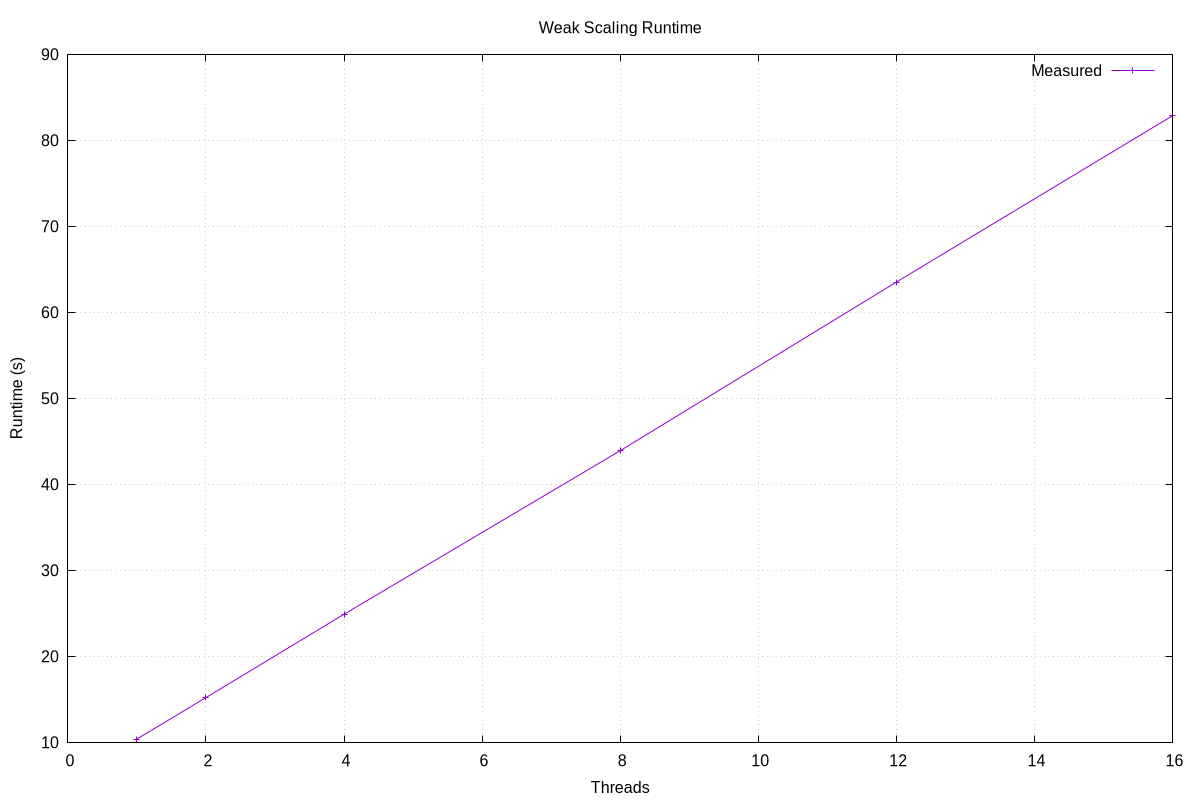

This figure's gnuplot source:
set terminal pngcairo size 1200,800
set output "weak_scaling.png"

set xlabel "Threads"
set ylabel "Runtime (s)"
set title "Weak Scaling Runtime"
set grid

plot \
    "weak_scaling_results.txt" using 1:2 with linespoints title "Measured"

